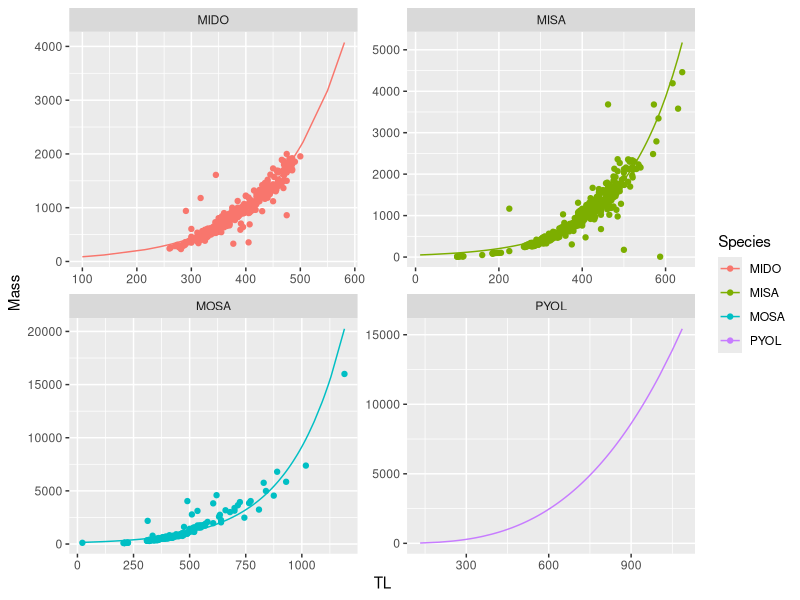

Source code (R):
library(readxl)
library(tidyverse)

flathead <- read_csv("raw_data/flathead.csv") %>% 
  mutate(Date = as.Date(Date, "%m/%d/%Y")) %>%
  mutate(PredMass = .000006*(TL^3.0997)) #length-weight relationship from Granfors (2014)

others <- read_excel("raw_data/Fish.xlsx") %>% mutate(Date = as.Date(substr(Date,1,6), "%y%m%d")) %>%
  mutate(Species = case_when(Species == 'Largemouth Bass' ~ 'MISA',
                             Species == 'Smallmouth Bass' ~ 'MIDO',
                             Species == 'Striped Bass' ~ 'MOSA')) %>%
  mutate(Reach = as.numeric(gsub('Reach', '', Reach)), Agency = 'USBR') %>%
  rename('TL' = 'Total Length', 'Mass' = 'Weight') %>%
  filter(Reach %in% c('2', '3'), !(Species == 'MISA' & TL > 650))


species = c('MIDO', 'MOSA', 'MISA')
dataList = list()

for(i in species){
  temp <- others %>% filter(Species == i)
  model <- glm(Mass ~ TL, temp, family = poisson(link = "log"))
  temp$PredMass <- predict(model, newdata = temp, type = 'response')
  dataList[[i]] <- temp
}
withMass <- bind_rows(dataList)


nonnatives <- bind_rows(withMass, flathead)
saveRDS(nonnatives, file = 'nonnatives.rds')
ggplot(nonnatives, aes(x = TL, color = Species)) + geom_point(aes(y = Mass)) + geom_line(aes(y = PredMass)) +
  facet_wrap(~Species, scales = 'free')
